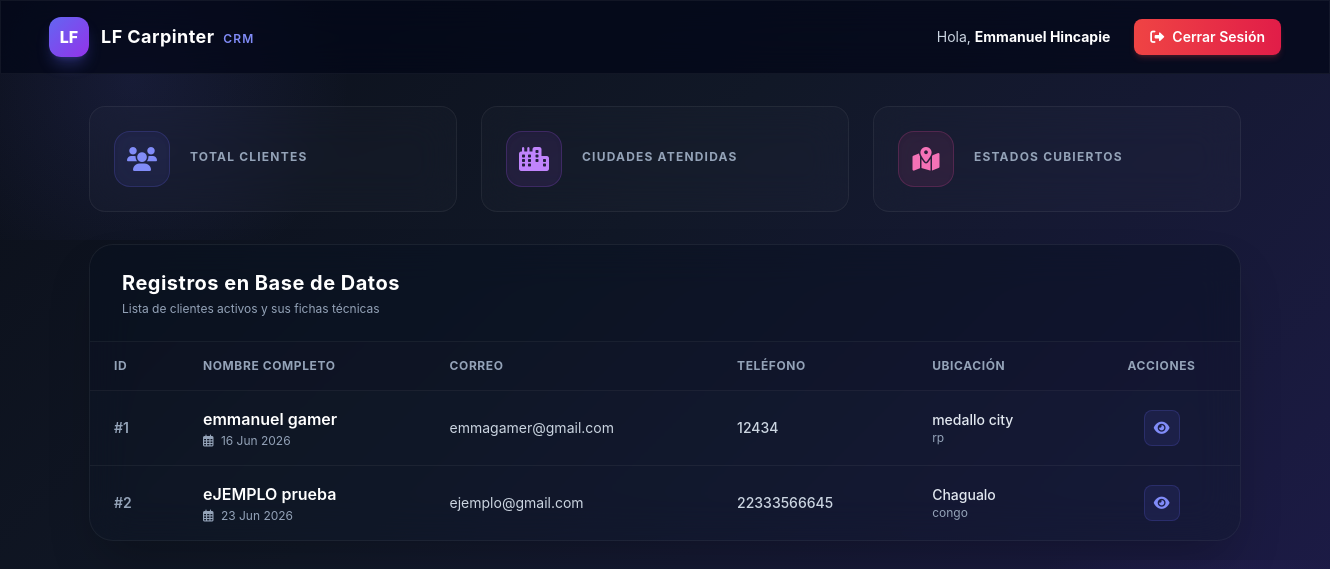
Page /dashboard/ (signed in) on the committed database.
### dcrm/website/models.py (models this page shows, shortened)
class Cliente(models.Model):
    letras_regex = RegexValidator(r'^[a-zA-ZáéíóúÁÉÍÓÚñÑ\s]+$', 'Solo se permiten letras y espacios en este campo.')
    telefono_regex = RegexValidator(r'^\+?[\d\s\-\(\)]+$', 'El número de teléfono contiene caracteres no válidos.')
    alfa_num_regex = RegexValidator(r'^[a-zA-Z0-9áéíóúÁÉÍÓÚñÑ\s\.,#-]+$', 'Contiene caracteres especiales no permitidos.')
    fecha_registro = models.DateTimeField(auto_now_add=True)
    nombre = models.CharField(max_length=100, validators=[letras_regex])
    apellido = models.CharField(max_length=100, validators=[letras_regex])
    correo = models.EmailField()
    telefono = models.CharField(max_length=20, validators=[telefono_regex])
    direccion = models.CharField(max_length=255, validators=[alfa_num_regex])
    ciudad = models.CharField(max_length=100, validators=[letras_regex])
    estado = models.CharField(max_length=100, validators=[letras_regex])
    codigo_postal = models.CharField(max_length=20, validators=[RegexValidator(r'^[\d\-a-zA-Z]+$', 'Formato de código postal no válido')])

### dcrm/website/views.py (the view)
# urls.py: path('', views.dashboard, name='dashboard'),
@login_required(login_url='home')
@role_required('Usuario', 'admin')
def dashboard(request):
    user_roles = set(request.user.roles.values_list('name', flat=True))
    if 'admin' in user_roles or request.user.is_superuser:
        return redirect('customadmin:dashboard')
    is_admin = False
    clientes = Cliente.objects.all()
    context = {
        'clientes': clientes,
        'is_admin': is_admin,
    }
    return render(request, 'dashboard.html', context)

### dcrm/website/templates/dashboard.html (shortened to what this page needs)
{% load static %}
<!doctype html>
<html lang="es">
<head>
    <script src="{% static 'js/tailwindcss.js' %}"></script>
    <link href="{% static 'css/all.min.css' %}" rel="stylesheet">
</head>
<body class="pb-12">
    <nav class="glass-card sticky top-0 z-50 border-b border-white/5 bg-slate-950/70">
        <div class="container mx-auto px-6 py-4 flex items-center justify-between">
            <div class="flex items-center gap-3">
                <div class="h-10 w-10 rounded-xl bg-gradient-to-br from-indigo-500 to-purple-600 flex items-center justify-center font-extrabold text-white text-base shadow-lg shadow-indigo-500/30">LF</div>
                <span class="text-white font-bold text-lg tracking-wide">LF Carpinter <span class="text-xs uppercase tracking-widest text-indigo-400 font-semibold ml-1">CRM</span></span>
            </div>
            <div class="flex items-center gap-6">
                <span class="text-slate-300 text-sm hidden sm:inline">Hola, <strong class="text-white">{{ user.get_full_name|default:user.username }}</strong></span>
                <a href="{% url 'logout' %}" class="bg-gradient-to-r from-red-500 to-rose-600 text-white px-4 py-2 rounded-lg font-semibold hover:opacity-90 transition text-sm flex items-center gap-2 shadow-md shadow-red-500/20">
                    <i class="fas fa-sign-out-alt"></i> Cerrar Sesión
                </a>
            </div>
        </div>
    </nav>
    <div class="container mx-auto px-6 mt-8 relative z-10" id="spa-container">
        <div class="grid grid-cols-1 md:grid-cols-3 gap-6 mb-8 max-w-6xl mx-auto">
            <div class="glass-card rounded-2xl p-6 flex items-center gap-5">
                <div class="h-14 w-14 rounded-2xl bg-indigo-500/10 text-indigo-400 flex items-center justify-center text-2xl shadow-inner border border-indigo-500/20">
                    <i class="fas fa-users"></i>
                </div>
                <div>
                    <h3 class="text-slate-400 text-xs uppercase font-bold tracking-widest">Total Clientes</h3>
                </div>
            </div>
            <div class="glass-card rounded-2xl p-6 flex items-center gap-5">
                <div class="h-14 w-14 rounded-2xl bg-purple-500/10 text-purple-400 flex items-center justify-center text-2xl shadow-inner border border-purple-500/20">
                    <i class="fas fa-city"></i>
                </div>
                <div>
                    <h3 class="text-slate-400 text-xs uppercase font-bold tracking-widest">Ciudades Atendidas</h3>
                </div>
            </div>
            <div class="glass-card rounded-2xl p-6 flex items-center gap-5">
                <div class="h-14 w-14 rounded-2xl bg-pink-500/10 text-pink-400 flex items-center justify-center text-2xl shadow-inner border border-pink-500/20">
                    <i class="fas fa-map-marked-alt"></i>
                </div>
                <div>
                    <h3 class="text-slate-400 text-xs uppercase font-bold tracking-widest">Estados Cubiertos</h3>
                </div>
            </div>
        </div>
        <div class="glass-card rounded-3xl shadow-2xl max-w-6xl mx-auto overflow-hidden border border-white/5 bg-slate-900/30">
            <div class="px-8 py-6 border-b border-white/5 flex flex-col sm:flex-row items-center justify-between gap-4 bg-slate-950/20">
                <div>
                    <h2 class="text-xl font-bold text-white tracking-wide">Registros en Base de Datos</h2>
                    <p class="text-slate-400 text-xs mt-1">Lista de clientes activos y sus fichas técnicas</p>
                </div>
            </div>
            <div class="overflow-x-auto">
                <table class="w-full text-left border-collapse">
                    <thead>
                        <tr class="border-b border-white/5 text-slate-400 text-xs uppercase font-bold tracking-wider bg-slate-950/10">
                            <th class="px-6 py-4">ID</th>
                            <th class="px-6 py-4">Nombre Completo</th>
                            <th class="px-6 py-4">Correo</th>
                            <th class="px-6 py-4">Teléfono</th>
                            <th class="px-6 py-4">Ubicación</th>
                            <th class="px-6 py-4 text-center">Acciones</th>
                        </tr>
                    </thead>
                    <tbody class="divide-y divide-white/5">
                        {% for cliente in clientes %}
                            <tr class="hover:bg-white/[0.02] transition">
                                <td class="px-6 py-4 text-slate-400 text-sm font-semibold">#{{ cliente.id }}</td>
                                <td class="px-6 py-4">
                                    <div class="font-semibold text-white">{{ cliente.nombre }} {{ cliente.apellido }}</div>
                                    <div class="text-xs text-slate-400 mt-0.5"><i class="far fa-calendar-alt mr-1"></i> {{ cliente.fecha_registro|date:"d M Y" }}</div>
                                </td>
                                <td class="px-6 py-4 text-slate-300 text-sm">{{ cliente.correo }}</td>
                                <td class="px-6 py-4 text-slate-300 text-sm font-medium">{{ cliente.telefono }}</td>
                                <td class="px-6 py-4">
                                    <div class="text-slate-200 text-sm font-medium">{{ cliente.ciudad }}</div>
                                    <div class="text-xs text-slate-400">{{ cliente.estado }}</div>
                                </td>
                                <td class="px-6 py-4">
                                    <div class="flex items-center justify-center gap-2">
                                        <a hx-get="{% url 'view_record' cliente.id %}" hx-target="#spa-container" hx-push-url="true" class="h-9 w-9 rounded-lg bg-indigo-500/10 border border-indigo-500/20 text-indigo-400 hover:bg-indigo-500 hover:text-white transition flex items-center justify-center cursor-pointer" title="Ver Ficha Completamente">
                                            <i class="fas fa-eye text-sm"></i>
                                        </a>
                                    </div>
                                </td>
                            </tr>
                        {% endfor %}
                    </tbody>
                </table>
            </div>
        </div>
    </div>
</body>
</html>

### dcrm/website/templates/dashboard.html (style rules this page uses)
body { background: linear-gradient(135deg, #0b0f19 0%, #111827 40%, #1e1b4b 100%); font-family: 'Inter', sans-serif; min-height: 100vh; color: #f3f4f6; position: relative; overflow-x: hidden; }
body::before { content: ''; position: absolute; top: -10%; left: -10%; width: 40%; height: 40%; background: radial-gradient(circle, rgba(99, 102, 241, 0.12) 0%, transparent 70%); pointer-events: none; }
body::after { content: ''; position: absolute; bottom: -10%; right: -10%; width: 40%; height: 40%; background: radial-gradient(circle, rgba(139, 92, 246, 0.15) 0%, transparent 70%); pointer-events: none; }
.glass-card { background: rgba(255, 255, 255, 0.02); border: 1px solid rgba(255, 255, 255, 0.06); backdrop-filter: blur(20px); -webkit-backdrop-filter: blur(20px); }

### rows in the picture
Cliente: id "1", nombre "emmanuel", apellido "gamer", fecha_registro "16 Jun 2026", correo "emmagamer@gmail.com", telefono "12434", ciudad "medallo city", estado "rp"
Cliente: id "2", nombre "eJEMPLO", apellido "prueba", fecha_registro "23 Jun 2026", correo "ejemplo@gmail.com", telefono "22333566645", ciudad "Chagualo", estado "congo"

### other values in the picture
{{ user.get_full_name|default:user.username }} "Emmanuel Hincapie"
